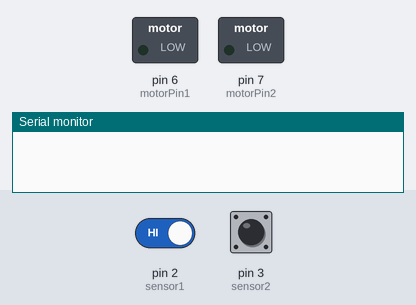
A sketch run on a simulated Arduino Uno, built with avr-gcc and run on an emulated ATmega328P. Shown: switched loads named in the sketch (green lamp = pin HIGH), the last lines printed to the serial monitor. Dashed ring = blinking. Inputs (shaded band) come from the test bench; at power-on: pin 2 (sensor1) HIGH, pin 3 (sensor2) HIGH.

Above: at 1.2 s.
1.3 s: pin 2 (sensor1) driven LOW
At 1.77 s:
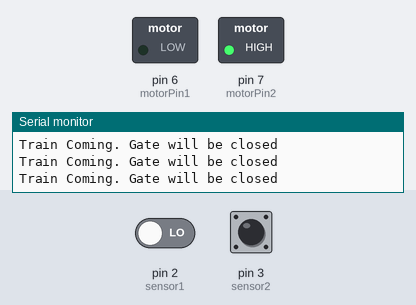
4.3 s: pin 3 (sensor2) driven LOW
At 4.7 s:
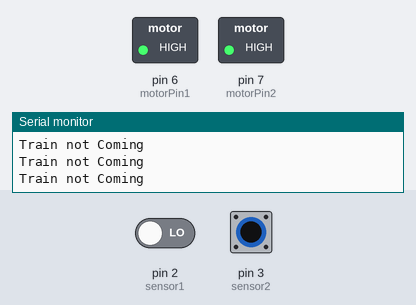
6.2 s: pin 2 (sensor1) driven HIGH
At 6.72 s:
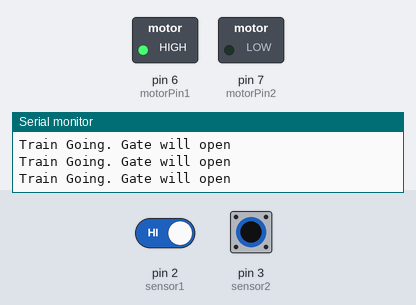
9.2 s: pin 3 (sensor2) driven HIGH
At 10.4 s:
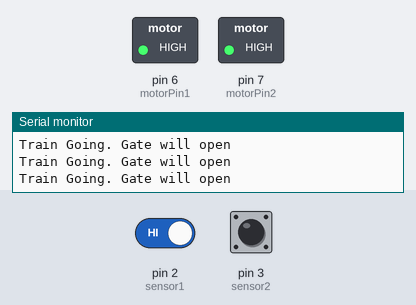
10.7 s: pin 2 (sensor1) driven LOW and pin 3 (sensor2) driven LOW
13.7 s: pin 3 (sensor2) pulsed HIGH 5 times (0.12 s each, 0.3 s apart)
At 13.94 s:
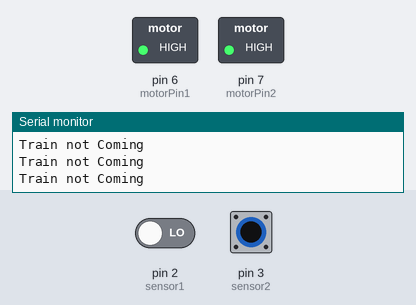
Timing chart, 0 to 16.7 s (numbered marks = the images above; inputs shaded):
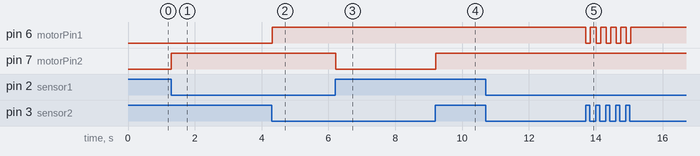

The sketch:

testfinal.ino
```cpp
int sensor1=2;
int sensor2=3;
int sensor1_a=HIGH;
int sensor2_b=HIGH;
int motorPin1 = 6;
int motorPin2 = 7;


void setup() {
  // put your setup code here, to run once:
pinMode(sensor1,INPUT);
pinMode(sensor2,INPUT);
Serial.begin(9600);
pinMode(motorPin1, OUTPUT);
 pinMode(motorPin2, OUTPUT);


}

void loop() {
  // put your main code here, to run repeatedly:
   sensor1_a=digitalRead(sensor1);
   sensor2_b=digitalRead(sensor2);
   if(sensor1_a==LOW && sensor2_b==LOW){
    Serial.println("Train not Coming");
   }

   else if (sensor1_a==LOW)
   {
    digitalWrite(motorPin1, LOW);
    digitalWrite(motorPin2, HIGH);
    Serial.println("Train Coming. Gate will be closed");
    delay(50);
    digitalWrite(motorPin1, HIGH);
    digitalWrite(motorPin2, HIGH);

   }

  else if(sensor2_b==LOW){
    digitalWrite(motorPin1, HIGH);
    digitalWrite(motorPin2, LOW);
    Serial.println("Train Going. Gate will open");
    delay(50);
    digitalWrite(motorPin1, HIGH);
    digitalWrite(motorPin2, HIGH);
  }

}
```

Measured:
- after the input at 1.3 s, pin 7 (motorPin2): LOW → HIGH at once
- after the input at 4.3 s, pin 6 (motorPin1): LOW → HIGH at once
- after the input at 6.2 s, pin 7 (motorPin2): HIGH → LOW at once
- after the input at 9.2 s, pin 7 (motorPin2): LOW → HIGH at once
- after the input at 13.7 s, pin 6 (motorPin1): alternates HIGH for 0.16 s and LOW for 0.14 s, 10 changes in all, then stays HIGH, starting at once
